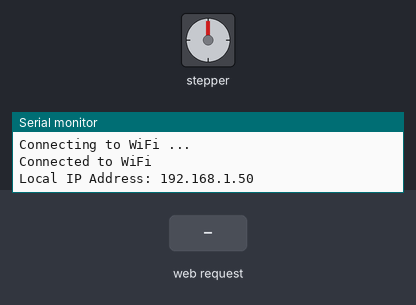
Recording of a sketch running on a simulated ESP8266 (NodeMCU). On the bench: stepper motor, the last lines printed to the serial monitor. Wiring (inferred from the names in the program): stepper motor (200 steps per turn assumed): coils D1, D2, D5, D6. The inputs (shaded band) are chosen by the test bench. WiFi joins after 1.5 s; servers stay silent unless stated; web services answer with replies made up by the test bench.

Above: at 3.2 s.
3.3 s: HTTP request GET /motor?cw=on received
At 3.66 s:
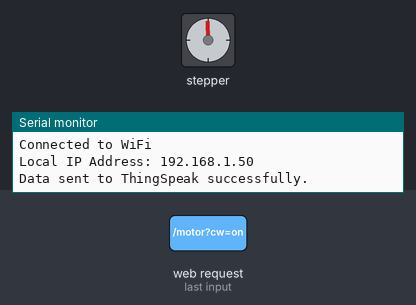
At 4.26 s:
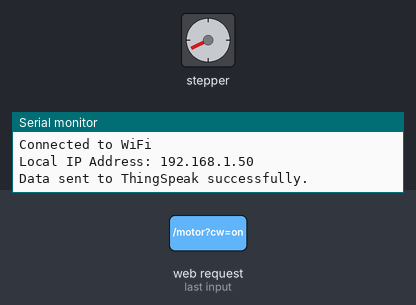
6.3 s: HTTP request GET /motor?ccw=on received
At 6.45 s:
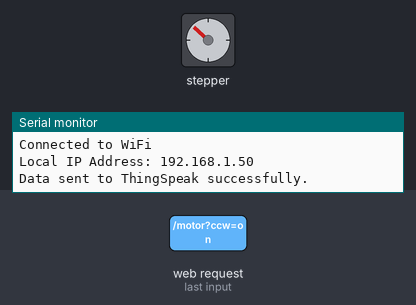
9.3 s: HTTP request GET /motor?cw=on received
Timing chart, 0 to 24.3 s (numbered marks = the images above; inputs shaded):
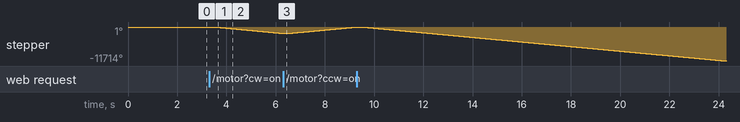

The sketch:

script.ino
```cpp
#include <ESP8266WiFi.h>
#include <ESP8266WebServer.h>
#include <WiFiClient.h>
#include <ESP8266HTTPClient.h>

int Pin1 = D1;
int Pin2 = D2;
int Pin3 = D5;
int Pin4 = D6;
int pole1[] = {0, 0, 0, 0, 0, 1, 1, 1, 0};
int pole2[] = {0, 0, 0, 1, 1, 1, 0, 0, 0};
int pole3[] = {0, 1, 1, 1, 0, 0, 0, 0, 0};
int pole4[] = {1, 1, 0, 0, 0, 0, 0, 1, 0};
int poleStep = 0;
int dirStatus = 0; // 0 = Motor Off, 1 = CW, -1 = CCW
const char *ssid = "SEI";
const char *password = "kizusei<3";
const char *thingSpeakApiKey = "QPBNRDJY0TIBSJEQ"; // Change to your ThingSpeak API Key
const char *thingSpeakField1 = "field1"; // For status
const char *thingSpeakField2 = "field2"; // For speed

ESP8266WebServer server(80);

void motorControl();
void sendDataToThingSpeak(int status, int speed);
void driveStepper(int c);

void setup() {
    Serial.begin(9600);
    pinMode(Pin1, OUTPUT);
    pinMode(Pin2, OUTPUT);
    pinMode(Pin3, OUTPUT);
    pinMode(Pin4, OUTPUT);
    WiFi.mode(WIFI_AP);
    WiFi.softAP(ssid, password);
    WiFi.begin(ssid, password);

    while (WiFi.status() != WL_CONNECTED) {
        delay(1000);
        Serial.println("Connecting to WiFi ... ");
    }

    Serial.println("Connected to WiFi");
    Serial.print("Local IP Address: ");
    Serial.println(WiFi.localIP());

    server.on("/", HTTP_GET, []() {
        String HTML = "<!DOCTYPE html>\
        <html>\
        <head>\
        <title>ESP8266 Stepper Motor Control</title>\
        <meta name=\"viewport\" content=\"width=device-width, initial-scale=1\">\
        <style>\
        html, body {\
            width: 100%;\
            height: 100%;\
            margin: 0;\
            display: flex;\
            justify-content: center;\
            align-items: center;\
            flex-direction: column;\
        }\
        .container {\
            text-align: center;\
        }\
        .btn {\
            margin: 5px;\
            border: none;\
            display: inline-block;\
        }\
        .angleButton {\
            font-size: 30px;\
            border: 1px solid #ccc;\
            padding: 7px 10px;\
            text-decoration: none;\
            cursor: pointer;\
        }\
        h1 {\
            background-color: #90ee90;\
            padding: 10px;\
        }\
        h2 {\
            background-color: #FFFF00;\
            padding: 10px;\
        }\
        .cw-btn {\
            background-color: #90ee90;\
        }\
        .ccw-btn {\
            background-color: #90ee90;\
        }\
        .stop-btn {\
            background-color: #156464;\
        }\
        .angleButton:hover {\
            background-color: #add8e6;\
        }\
        </style>\
        </head>\
        <body>\
        <h1>ESP8266 Stepper Motor Control</h1>\
        <div class=\"container\">";

        if (dirStatus == 1) {
            HTML += "<h2><span style=\"background-color: #FFFF00\">Motor Running in CW</span></h2>";
        } else if (dirStatus == -1) {
            HTML += "<h2><span style=\"background-color: #FFFF00\">Motor Running in CCW</span></h2>";
        } else {
            HTML += "<h2><span style=\"background-color: #FFFF00\">Motor OFF</span></h2>";
        }

        HTML += "<div class=\"btn\"><a class=\"angleButton cw-btn\" href=\"/motor?cw=on\">CW</a></div>";
        HTML += "<div class=\"btn\"><a class=\"angleButton ccw-btn\" href=\"/motor?ccw=on\">CCW</a></div>";
        HTML += "<div class=\"btn\"><a class=\"angleButton stop-btn\" href=\"/motor?stop=on\">Stop</a></div>";
        HTML += "</div></body></html>";
        server.send(200, "text/html", HTML);
    });

    server.on("/motor", HTTP_GET, motorControl);
    server.begin();
}

void loop() {
    server.handleClient();
    if (dirStatus == 1) {
        poleStep++;
        driveStepper(poleStep);
    } else if (dirStatus == -1) {
        poleStep--;
        driveStepper(poleStep);
    } else {
        driveStepper(8);
    }

    if (poleStep > 7) {
        poleStep = 0;
    }
    if (poleStep < 0) {
        poleStep = 7;
    }
    delay(1);
}

void motorControl() {
    if (server.arg("cw") == "on") {
        dirStatus = 1; // CW
        sendDataToThingSpeak(dirStatus, 250); // Speed for CW
    } else if (server.arg("ccw") == "on") {
        dirStatus = -1; // CCW
        sendDataToThingSpeak(dirStatus, 250); // Speed for CCW
    } else if (server.arg("stop") == "on") {
        dirStatus = 0; // Stop
        sendDataToThingSpeak(dirStatus, 0); // Speed while stopped
        server.sendHeader("Location", "/", true);
        server.send(303);
    }
}

void driveStepper(int c) {
    digitalWrite(Pin1, pole1[c]);
    digitalWrite(Pin2, pole2[c]);
    digitalWrite(Pin3, pole3[c]);
    digitalWrite(Pin4, pole4[c]);
}

void sendDataToThingSpeak(int status, int speed) {
    // Create HTTP client object
    HTTPClient http;

    // Create URL to send data to ThingSpeak
    String url = "http://api.thingspeak.com/update?api_key=";
    url += thingSpeakApiKey;
    url += "&";
    url += thingSpeakField1;
    url += "=";
    url += String(status);
    url += "&";
    url += thingSpeakField2;
    url += "=";
    url += String(speed);

    // Create WiFiClient object
    WiFiClient client;

    // Send HTTP GET request to ThingSpeak
    http.begin(client, url);
    int httpCode = http.GET();
    delay(10);

    // If sending was successful
    if (httpCode == HTTP_CODE_OK) {
        Serial.println("Data sent to ThingSpeak successfully.");
    } else {
        Serial.println("Failed to send data to ThingSpeak.");
    }

    http.end();
}
```

Measured:
- after the input at 3.3 s, stepper: keeps turning counter-clockwise at about 793°/s, starting after 0.21 s
